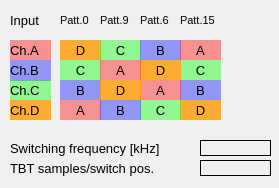
<?xml version="1.0" encoding="UTF-8"?>
<ui version="4.0">
 <class>MainWindow</class>
 <widget class="QMainWindow" name="MainWindow">
  <property name="geometry">
   <rect>
    <x>0</x>
    <y>0</y>
    <width>279</width>
    <height>188</height>
   </rect>
  </property>
  <property name="windowTitle">
   <string>Crossbar switch properties</string>
  </property>
  <widget class="QWidget" name="centralwidget">
   <widget class="QLabel" name="label_15">
    <property name="geometry">
     <rect>
      <x>10</x>
      <y>10</y>
      <width>41</width>
      <height>20</height>
     </rect>
    </property>
    <property name="font">
     <font>
      <pointsize>10</pointsize>
     </font>
    </property>
    <property name="text">
     <string>Input</string>
    </property>
   </widget>
   <widget class="QLabel" name="label_16">
    <property name="geometry">
     <rect>
      <x>10</x>
      <y>40</y>
      <width>41</width>
      <height>20</height>
     </rect>
    </property>
    <property name="font">
     <font>
      <pointsize>10</pointsize>
     </font>
    </property>
    <property name="styleSheet">
     <string notr="true">background-color: rgba(255, 0, 0, 100);</string>
    </property>
    <property name="text">
     <string>Ch.A</string>
    </property>
   </widget>
   <widget class="QLabel" name="label_17">
    <property name="geometry">
     <rect>
      <x>10</x>
      <y>60</y>
      <width>41</width>
      <height>21</height>
     </rect>
    </property>
    <property name="font">
     <font>
      <pointsize>10</pointsize>
     </font>
    </property>
    <property name="styleSheet">
     <string notr="true">background-color: rgba(0, 12, 255, 100);</string>
    </property>
    <property name="text">
     <string>Ch.B</string>
    </property>
   </widget>
   <widget class="QLabel" name="label_18">
    <property name="geometry">
     <rect>
      <x>10</x>
      <y>80</y>
      <width>41</width>
      <height>20</height>
     </rect>
    </property>
    <property name="font">
     <font>
      <pointsize>10</pointsize>
     </font>
    </property>
    <property name="styleSheet">
     <string notr="true">background-color: rgba(0, 255, 3, 100);</string>
    </property>
    <property name="text">
     <string>Ch.C</string>
    </property>
   </widget>
   <widget class="QLabel" name="label_19">
    <property name="geometry">
     <rect>
      <x>10</x>
      <y>100</y>
      <width>41</width>
      <height>20</height>
     </rect>
    </property>
    <property name="font">
     <font>
      <pointsize>10</pointsize>
     </font>
    </property>
    <property name="styleSheet">
     <string notr="true">background-color: rgba(255, 153, 0, 201);</string>
    </property>
    <property name="text">
     <string>Ch.D</string>
    </property>
   </widget>
   <widget class="QLabel" name="label_20">
    <property name="geometry">
     <rect>
      <x>60</x>
      <y>40</y>
      <width>41</width>
      <height>20</height>
     </rect>
    </property>
    <property name="font">
     <font>
      <pointsize>10</pointsize>
     </font>
    </property>
    <property name="styleSheet">
     <string notr="true">background-color: rgba(255, 153, 0, 201);</string>
    </property>
    <property name="text">
     <string>D</string>
    </property>
    <property name="alignment">
     <set>Qt::AlignCenter</set>
    </property>
   </widget>
   <widget class="QLabel" name="label_21">
    <property name="geometry">
     <rect>
      <x>100</x>
      <y>40</y>
      <width>41</width>
      <height>20</height>
     </rect>
    </property>
    <property name="font">
     <font>
      <pointsize>10</pointsize>
     </font>
    </property>
    <property name="styleSheet">
     <string notr="true">background-color: rgba(0, 255, 3, 100);</string>
    </property>
    <property name="text">
     <string>C</string>
    </property>
    <property name="alignment">
     <set>Qt::AlignCenter</set>
    </property>
   </widget>
   <widget class="QLabel" name="label_22">
    <property name="geometry">
     <rect>
      <x>140</x>
      <y>40</y>
      <width>41</width>
      <height>20</height>
     </rect>
    </property>
    <property name="font">
     <font>
      <pointsize>10</pointsize>
     </font>
    </property>
    <property name="styleSheet">
     <string notr="true">background-color: rgba(0, 12, 255, 100);</string>
    </property>
    <property name="text">
     <string>B</string>
    </property>
    <property name="alignment">
     <set>Qt::AlignCenter</set>
    </property>
   </widget>
   <widget class="QLabel" name="label_23">
    <property name="geometry">
     <rect>
      <x>180</x>
      <y>40</y>
      <width>41</width>
      <height>20</height>
     </rect>
    </property>
    <property name="font">
     <font>
      <pointsize>10</pointsize>
     </font>
    </property>
    <property name="styleSheet">
     <string notr="true">background-color: rgba(255, 0, 0, 100);</string>
    </property>
    <property name="text">
     <string>A</string>
    </property>
    <property name="alignment">
     <set>Qt::AlignCenter</set>
    </property>
   </widget>
   <widget class="QLabel" name="label_24">
    <property name="geometry">
     <rect>
      <x>60</x>
      <y>60</y>
      <width>41</width>
      <height>20</height>
     </rect>
    </property>
    <property name="font">
     <font>
      <pointsize>10</pointsize>
     </font>
    </property>
    <property name="styleSheet">
     <string notr="true">background-color: rgba(0, 255, 3, 100);</string>
    </property>
    <property name="text">
     <string>C</string>
    </property>
    <property name="alignment">
     <set>Qt::AlignCenter</set>
    </property>
   </widget>
   <widget class="QLabel" name="label_25">
    <property name="geometry">
     <rect>
      <x>180</x>
      <y>60</y>
      <width>41</width>
      <height>20</height>
     </rect>
    </property>
    <property name="font">
     <font>
      <pointsize>10</pointsize>
     </font>
    </property>
    <property name="styleSheet">
     <string notr="true">background-color: rgba(0, 255, 3, 100);</string>
    </property>
    <property name="text">
     <string>C</string>
    </property>
    <property name="alignment">
     <set>Qt::AlignCenter</set>
    </property>
   </widget>
   <widget class="QLabel" name="label_26">
    <property name="geometry">
     <rect>
      <x>140</x>
      <y>60</y>
      <width>41</width>
      <height>20</height>
     </rect>
    </property>
    <property name="font">
     <font>
      <pointsize>10</pointsize>
     </font>
    </property>
    <property name="styleSheet">
     <string notr="true">background-color: rgba(255, 153, 0, 201);</string>
    </property>
    <property name="text">
     <string>D</string>
    </property>
    <property name="alignment">
     <set>Qt::AlignCenter</set>
    </property>
   </widget>
   <widget class="QLabel" name="label_27">
    <property name="geometry">
     <rect>
      <x>100</x>
      <y>60</y>
      <width>41</width>
      <height>20</height>
     </rect>
    </property>
    <property name="font">
     <font>
      <pointsize>10</pointsize>
     </font>
    </property>
    <property name="styleSheet">
     <string notr="true">background-color: rgba(255, 0, 0, 100);</string>
    </property>
    <property name="text">
     <string>A</string>
    </property>
    <property name="alignment">
     <set>Qt::AlignCenter</set>
    </property>
   </widget>
   <widget class="QLabel" name="label_28">
    <property name="geometry">
     <rect>
      <x>60</x>
      <y>80</y>
      <width>41</width>
      <height>20</height>
     </rect>
    </property>
    <property name="font">
     <font>
      <pointsize>10</pointsize>
     </font>
    </property>
    <property name="styleSheet">
     <string notr="true">background-color: rgba(0, 12, 255, 100);</string>
    </property>
    <property name="text">
     <string>B</string>
    </property>
    <property name="alignment">
     <set>Qt::AlignCenter</set>
    </property>
   </widget>
   <widget class="QLabel" name="label_29">
    <property name="geometry">
     <rect>
      <x>180</x>
      <y>80</y>
      <width>41</width>
      <height>20</height>
     </rect>
    </property>
    <property name="font">
     <font>
      <pointsize>10</pointsize>
     </font>
    </property>
    <property name="styleSheet">
     <string notr="true">background-color: rgba(0, 12, 255, 100);</string>
    </property>
    <property name="text">
     <string>B</string>
    </property>
    <property name="alignment">
     <set>Qt::AlignCenter</set>
    </property>
   </widget>
   <widget class="QLabel" name="label_30">
    <property name="geometry">
     <rect>
      <x>140</x>
      <y>80</y>
      <width>41</width>
      <height>20</height>
     </rect>
    </property>
    <property name="font">
     <font>
      <pointsize>10</pointsize>
     </font>
    </property>
    <property name="styleSheet">
     <string notr="true">background-color: rgba(255, 0, 0, 100);</string>
    </property>
    <property name="text">
     <string>A</string>
    </property>
    <property name="alignment">
     <set>Qt::AlignCenter</set>
    </property>
   </widget>
   <widget class="QLabel" name="label_31">
    <property name="geometry">
     <rect>
      <x>100</x>
      <y>80</y>
      <width>41</width>
      <height>20</height>
     </rect>
    </property>
    <property name="font">
     <font>
      <pointsize>10</pointsize>
     </font>
    </property>
    <property name="styleSheet">
     <string notr="true">background-color: rgba(255, 153, 0, 201);</string>
    </property>
    <property name="text">
     <string>D</string>
    </property>
    <property name="alignment">
     <set>Qt::AlignCenter</set>
    </property>
   </widget>
   <widget class="QLabel" name="label_32">
    <property name="geometry">
     <rect>
      <x>60</x>
      <y>100</y>
      <width>41</width>
      <height>20</height>
     </rect>
    </property>
    <property name="font">
     <font>
      <pointsize>10</pointsize>
     </font>
    </property>
    <property name="styleSheet">
     <string notr="true">background-color: rgba(255, 0, 0, 100);</string>
    </property>
    <property name="text">
     <string>A</string>
    </property>
    <property name="alignment">
     <set>Qt::AlignCenter</set>
    </property>
   </widget>
   <widget class="QLabel" name="label_33">
    <property name="geometry">
     <rect>
      <x>180</x>
      <y>100</y>
      <width>41</width>
      <height>20</height>
     </rect>
    </property>
    <property name="font">
     <font>
      <pointsize>10</pointsize>
     </font>
    </property>
    <property name="styleSheet">
     <string notr="true">background-color: rgba(255, 153, 0, 201);</string>
    </property>
    <property name="text">
     <string>D</string>
    </property>
    <property name="alignment">
     <set>Qt::AlignCenter</set>
    </property>
   </widget>
   <widget class="QLabel" name="label_34">
    <property name="geometry">
     <rect>
      <x>140</x>
      <y>100</y>
      <width>41</width>
      <height>20</height>
     </rect>
    </property>
    <property name="font">
     <font>
      <pointsize>10</pointsize>
     </font>
    </property>
    <property name="styleSheet">
     <string notr="true">background-color: rgba(0, 255, 3, 100);</string>
    </property>
    <property name="text">
     <string>C</string>
    </property>
    <property name="alignment">
     <set>Qt::AlignCenter</set>
    </property>
   </widget>
   <widget class="QLabel" name="label_35">
    <property name="geometry">
     <rect>
      <x>100</x>
      <y>100</y>
      <width>41</width>
      <height>20</height>
     </rect>
    </property>
    <property name="font">
     <font>
      <pointsize>10</pointsize>
     </font>
    </property>
    <property name="styleSheet">
     <string notr="true">background-color: rgba(0, 12, 255, 100);</string>
    </property>
    <property name="text">
     <string>B</string>
    </property>
    <property name="alignment">
     <set>Qt::AlignCenter</set>
    </property>
   </widget>
   <widget class="QLabel" name="label_36">
    <property name="geometry">
     <rect>
      <x>60</x>
      <y>10</y>
      <width>41</width>
      <height>20</height>
     </rect>
    </property>
    <property name="font">
     <font>
      <pointsize>8</pointsize>
     </font>
    </property>
    <property name="text">
     <string>Patt.0</string>
    </property>
    <property name="scaledContents">
     <bool>true</bool>
    </property>
   </widget>
   <widget class="QLabel" name="label_37">
    <property name="geometry">
     <rect>
      <x>100</x>
      <y>10</y>
      <width>41</width>
      <height>20</height>
     </rect>
    </property>
    <property name="font">
     <font>
      <pointsize>8</pointsize>
     </font>
    </property>
    <property name="text">
     <string>Patt.9</string>
    </property>
    <property name="scaledContents">
     <bool>true</bool>
    </property>
   </widget>
   <widget class="QLabel" name="label_38">
    <property name="geometry">
     <rect>
      <x>140</x>
      <y>10</y>
      <width>41</width>
      <height>20</height>
     </rect>
    </property>
    <property name="font">
     <font>
      <pointsize>8</pointsize>
     </font>
    </property>
    <property name="text">
     <string>Patt.6</string>
    </property>
    <property name="scaledContents">
     <bool>true</bool>
    </property>
   </widget>
   <widget class="QLabel" name="label_39">
    <property name="geometry">
     <rect>
      <x>180</x>
      <y>10</y>
      <width>41</width>
      <height>20</height>
     </rect>
    </property>
    <property name="font">
     <font>
      <pointsize>8</pointsize>
     </font>
    </property>
    <property name="text">
     <string>Patt.15</string>
    </property>
    <property name="scaledContents">
     <bool>true</bool>
    </property>
   </widget>
   <widget class="QLabel" name="label_40">
    <property name="geometry">
     <rect>
      <x>10</x>
      <y>140</y>
      <width>191</width>
      <height>16</height>
     </rect>
    </property>
    <property name="font">
     <font>
      <pointsize>10</pointsize>
     </font>
    </property>
    <property name="text">
     <string>Switching frequency [kHz]</string>
    </property>
   </widget>
   <widget class="QLabel" name="label_41">
    <property name="geometry">
     <rect>
      <x>10</x>
      <y>160</y>
      <width>191</width>
      <height>16</height>
     </rect>
    </property>
    <property name="font">
     <font>
      <pointsize>10</pointsize>
     </font>
    </property>
    <property name="text">
     <string>TBT samples/switch pos.</string>
    </property>
   </widget>
   <widget class="caCalc" name="cacalc">
    <property name="geometry">
     <rect>
      <x>200</x>
      <y>140</y>
      <width>71</width>
      <height>16</height>
     </rect>
    </property>
    <property name="frameShape">
     <enum>QFrame::Box</enum>
    </property>
    <property name="alignment">
     <set>Qt::AlignRight|Qt::AlignTrailing|Qt::AlignVCenter</set>
    </property>
    <property name="fontScaleMode">
     <enum>ESimpleLabel::WidthAndHeight</enum>
    </property>
    <property name="variable">
     <string notr="true">sw_frequency</string>
    </property>
    <property name="calc">
     <string notr="true">A/B/1000</string>
    </property>
    <property name="channel" stdset="0">
     <string notr="true">$(BPM):clock_info:tbt_frequency</string>
    </property>
    <property name="channelB">
     <string notr="true">$(BPM):clock_info:decimation:sw</string>
    </property>
    <property name="channelC">
     <string notr="true"/>
    </property>
   </widget>
   <widget class="caCalc" name="cacalc_2">
    <property name="geometry">
     <rect>
      <x>200</x>
      <y>160</y>
      <width>71</width>
      <height>16</height>
     </rect>
    </property>
    <property name="frameShape">
     <enum>QFrame::Box</enum>
    </property>
    <property name="alignment">
     <set>Qt::AlignRight|Qt::AlignTrailing|Qt::AlignVCenter</set>
    </property>
    <property name="fontScaleMode">
     <enum>ESimpleLabel::Height</enum>
    </property>
    <property name="variable">
     <string notr="true">tbt_per_position</string>
    </property>
    <property name="calc">
     <string notr="true">A/1</string>
    </property>
    <property name="channel" stdset="0">
     <string notr="true">$(BPM):clock_info:decimation:sw</string>
    </property>
    <property name="channelB">
     <string notr="true"/>
    </property>
   </widget>
  </widget>
 </widget>
 <customwidgets>
  <customwidget>
   <class>caCalc</class>
   <extends>QLabel</extends>
   <header>caCalc</header>
  </customwidget>
 </customwidgets>
 <resources/>
 <connections/>
</ui>
